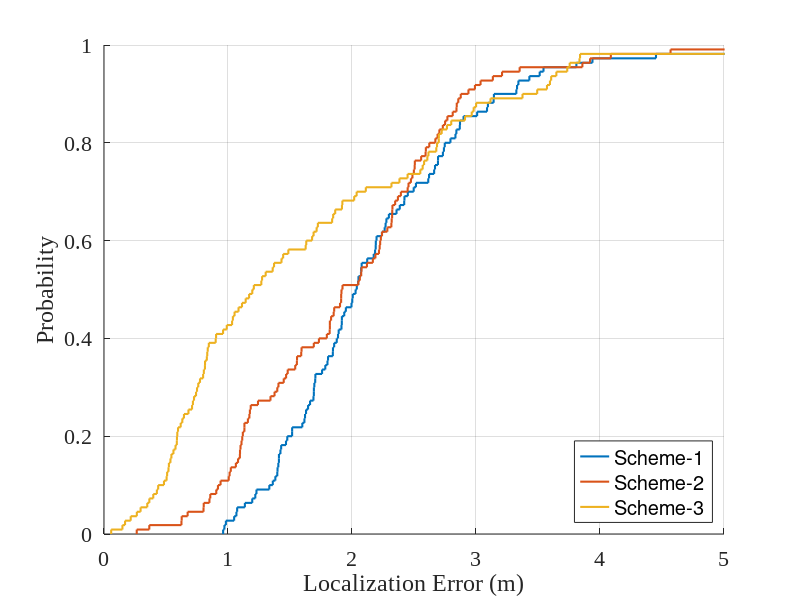
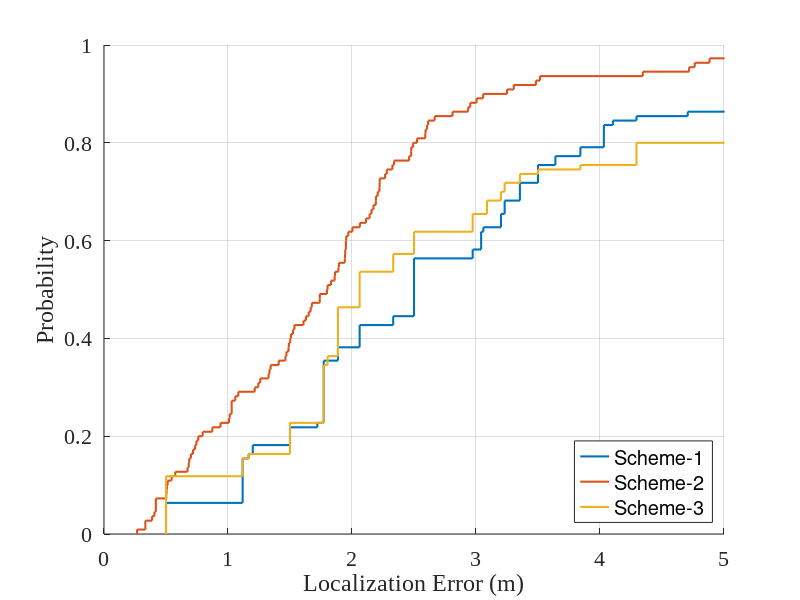
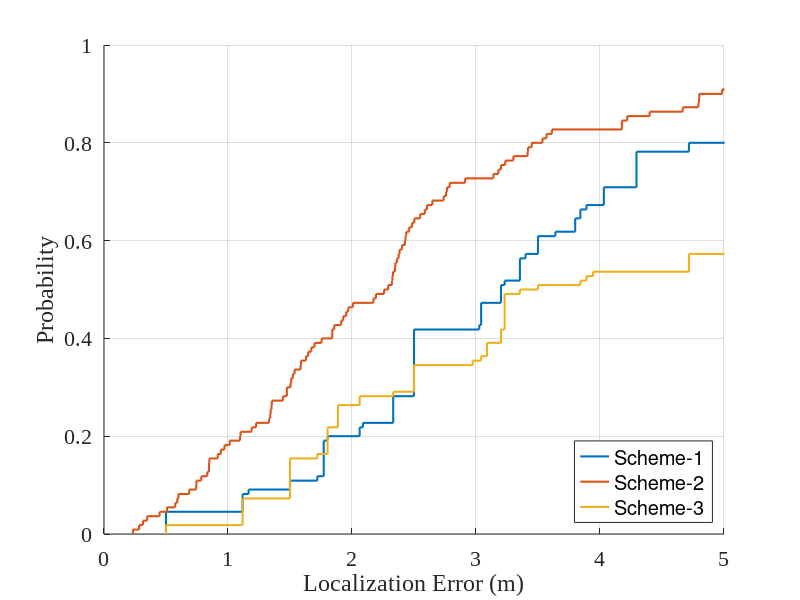
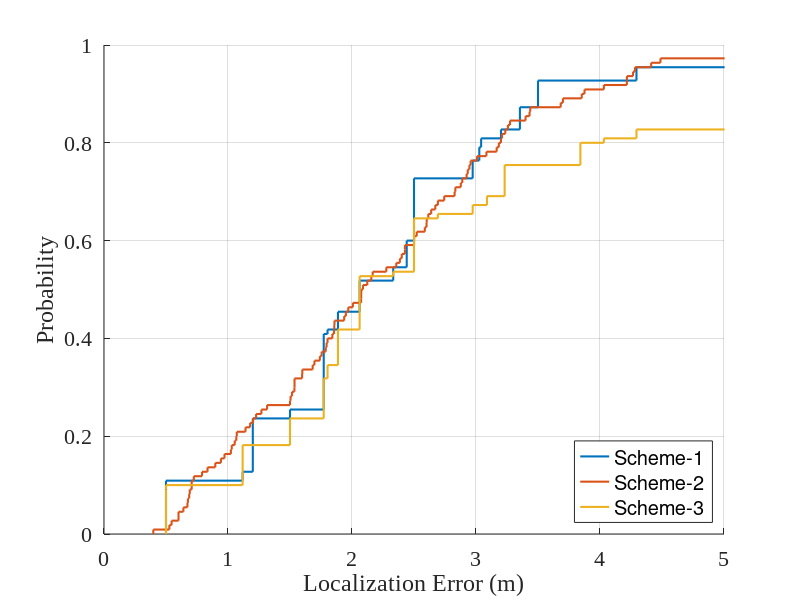

Source code (MATLAB) for these figures, in order:
load cadnn_result1.mat
load cadnn_result2.mat
load cadnn_result3.mat

yloc_7=[];
for i = 1:6:660
    yloc_7(end+1,:)=mean(yloc(i:i+5,:));
end
error_7_cadnn=sqrt((yloc_7(:,1)-testLoc(:,1)).^2+(yloc_7(:,2)-testLoc(:,2)).^2);
figure;
set(gca,'FontName','Times New Roman','fontsize',16);
hold on;
h=cdfplot(error_nc_cadnn);
set(h,'linewidth',1.5);
h=cdfplot(error_7_cadnn);
set(h,'linewidth',1.5);
h=cdfplot(error_36_cadnn);
set(h,'linewidth',1.5);
title('');
xlabel('Localization Error (m)');
ylabel('Probability');
legend('Scheme-1','Scheme-2','Scheme-3','location','southeast');
axis([0 5 0 1]);
% set(gca,'DataAspectRatio',[3 1 1]);
% saveas(gcf, 'cadnn.eps','psc2');

load knn_result.mat
figure;
set(gca,'FontName','Times New Roman','fontsize',16);
hold on;
h=cdfplot(error_nc_knn);
set(h,'linewidth',1.5);
h=cdfplot(error_7_knn);
set(h,'linewidth',1.5);
h=cdfplot(error_36_knn);
set(h,'linewidth',1.5);
title('');
xlabel('Localization Error (m)');
ylabel('Probability');
legend('Scheme-1','Scheme-2','Scheme-3','location','southeast');
axis([0 5 0 1]);
% set(gca,'DataAspectRatio',[3 1 1]);
% saveas(gcf, 'knn.eps','psc2');

load rf_result.mat
figure;
set(gca,'FontName','Times New Roman','fontsize',16);
hold on;
h=cdfplot(error_nc_rf);
set(h,'linewidth',1.5);
h=cdfplot(error_7_rf);
set(h,'linewidth',1.5);
h=cdfplot(error_36_rf);
set(h,'linewidth',1.5);
title('');
xlabel('Localization Error (m)');
ylabel('Probability');
legend('Scheme-1','Scheme-2','Scheme-3','location','southeast');
axis([0 5 0 1]);
% set(gca,'DataAspectRatio',[3 1 1]);
% saveas(gcf, 'rf.eps','psc2');

load svm_result.mat
figure;
set(gca,'FontName','Times New Roman','fontsize',16);
hold on;
h=cdfplot(error_nc_svm);
set(h,'linewidth',1.5);
h=cdfplot(error_7_svm);
set(h,'linewidth',1.5);
h=cdfplot(error_36_svm);
set(h,'linewidth',1.5);
title('');
xlabel('Localization Error (m)');
ylabel('Probability');
legend('Scheme-1','Scheme-2','Scheme-3','location','southeast');
axis([0 5 0 1]);
% set(gca,'DataAspectRatio',[3 1 1]);
% axis tight;
% saveas(gcf, 'svm.eps','psc2');